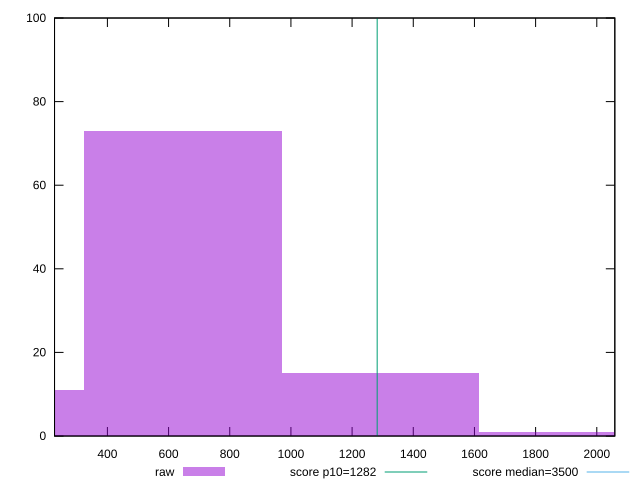

This chart was generated by the following gnuplot code:
reset

$raw <<EOF
646.2290332372326 73
0 11
1292.458066474465 15
1938.6870997116976 1
EOF

set key outside below
set boxwidth 646.2290332372326
set xrange [227.156:2058.9599999999996]
set yrange [0:100]
set trange [0:100]
set style fill transparent solid 0.5 noborder

set parametric
set terminal svg size 640, 490 enhanced background rgb 'white'
set output "report_00015_2021-02-09T16-11-33.973Z/bootup-time/samples/pages+cached+noadtech+nomedia+nocss/raw/histogram.svg"

plot $raw title "raw" with boxes, \
     1282,t title "score p10=1282", \
     3500,t title "score median=3500"

reset
